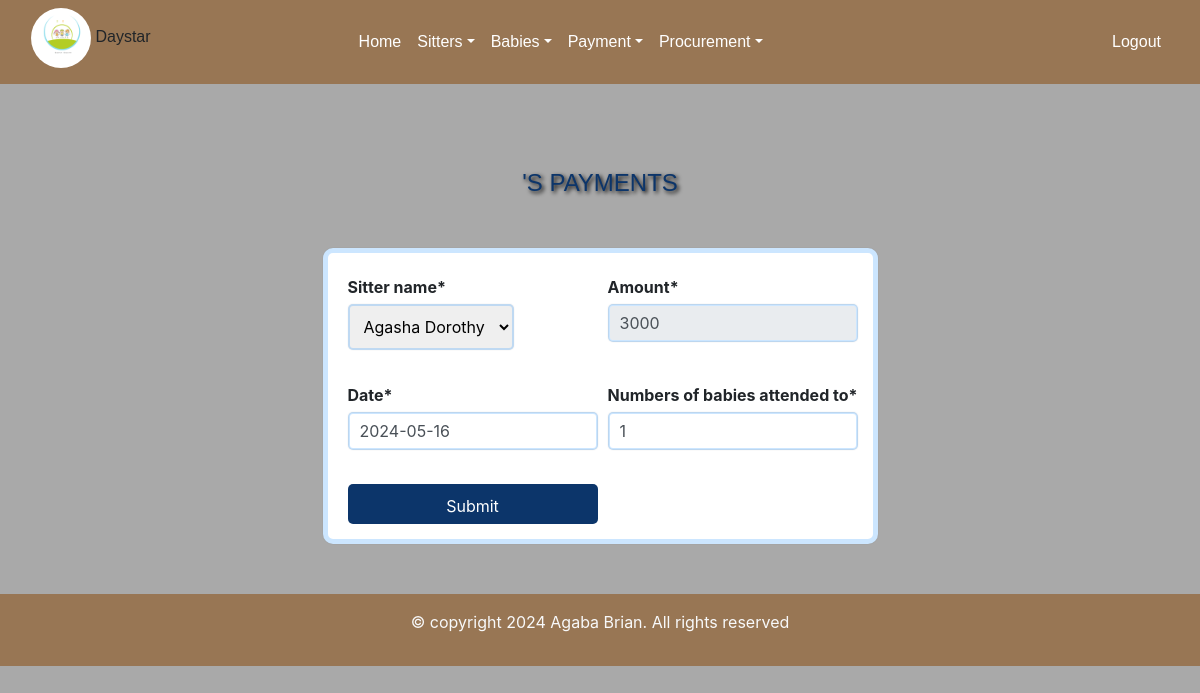
The app's page /edit_paymentsitter/1/ with its own data.
### day/models.py (models this page shows, shortened)
class Sitter_arrival(models.Model):
    sitter_name=models.ForeignKey(Sitterform, on_delete=models.CASCADE)
    sitter_number=models.CharField(max_length=100,unique=True)
    date_of_arrival=models.DateTimeField()
    Attendancestatus=models.CharField(choices=[('onduty', 'onduty')], max_length=100)
    created_at=models.DateTimeField(auto_now_add=True, null=True)
    def __str__(self):
        return str(self.sitter_name)

class Sitterpayment(models.Model):
    sitter_name=models.ForeignKey(Sitter_arrival, on_delete=models.CASCADE)
    amount=models.IntegerField(default=3000)
    date=models.DateField(default=timezone.now)
    numbers_of_babies_attended_to=models.IntegerField(default=0)

### day/views.py (the view)
# urls.py: path('edit_paymentsitter/<int:id>/', views.edit_paymentsitter, name='edit_paymentsitter'),
def edit_paymentsitter(request,id):
    payment=get_object_or_404(Sitterpayment,id=id)
    if request.method == 'POST':
       form=SitterpaymentForm(request.POST,instance=payment)
       if form.is_valid():
           form.save()
           return redirect('payment_list')
    else:
            form=SitterpaymentForm(instance=payment)
    return render(request,'edit_paymentsitter.html',{'form':form,'paymentsitter':payment})

### day/forms.py
class SitterpaymentForm(ModelForm):
     class Meta:
         model = Sitterpayment
         fields = '__all__'
     def __init__(self, *args, **kwargs):
        super().__init__(*args, **kwargs)
        self.fields['amount'].disabled = True

### day/models.py (called while the page is built)
    def __str__(self):
        return self.name

### day/templates/edit_paymentsitter.html (shortened to what this page needs)
{% extends 'base.html'%}
{% load crispy_forms_tags %}
{% load static %}
{% block content %}
    <h4 class="" style="text-transform:uppercase"> {{ payment.sitter_name}}'S paymentS</h4>
<div class="container">
    <form method="POST" class="sitter-form">
        {{ form | crispy }}
        <button type="submit" class="btn btn-primary" >Submit</button>
    </form>
</div>
{% endblock %}

### day/templates/edit_paymentsitter.html (style rules this page uses)
.sitter-form { display: grid; grid-template-columns: repeat(2, 1fr); gap: 10px; max-width: 50%; margin: auto; border-radius: 5px; border-radius: 10px; padding-left: 20px; padding-bottom: 15px; padding-top: 15px; padding-right: 15px; background-color:white; margin-top: 50px; margin-bottom: 50px; border: 5px solid rgba(0, 128, 255, 0.2); box-shadow: 0 0 0.1rem rgba(0, 0, 0, 0.1); transition: border-color 0.3s, box-shadow 0.3s; }
input[type="text"], input[type="number"], input[type="date"], select { border: 2px solid rgba(0, 128, 255, 0.2); box-shadow: 0 0 0.1rem rgba(0, 0, 0, 0.1); transition: border-color 0.3s, box-shadow 0.3s; padding: 10px; border-radius: 5px; }
h4 { text-align: center; font-family: sans-serif; color: #0C356A; text-shadow: 2px 2px 4px #000000; margin-top:85px; }
.container select[name="sitter_name"] { border: 2px solid rgba(0, 128, 255, 0.2); box-shadow: 0 0 0.1rem rgba(0, 0, 0, 0.1); transition: border-color 0.3s, box-shadow 0.3s; }
label { font-weight: bold; margin-top: 7px; margin-bottom:5px ; }
button[type="submit"] { margin-top: 8px; background-color:#0c356a ; color: white; border: none; border-radius: 5px; font-size: 16px; cursor: pointer; max-width: 250px; height: 40px; padding: 10px; transition: background-color 0.8s, color 0.7s; }
body { background-color: darkgray }

### records on screen
Sitter_arrival: sitter_name "Agasha Dorothy"
Sitterpayment: amount "3000", date "2024-05-16", numbers_of_babies_attended_to "1"
